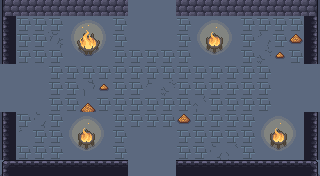

This is a level from a 2D game, rendered from its Tiled map with the project's own tilesets. A one-line summary and the complete map file follow:
An orthogonal 20x11 tile map with 16x16 px tiles, 6 tile layers (ground, dressing, decor, walls, ...), 5 tilesets and 8 objects (5x ENTRY, 2x PROP, CHEST).

<map version="1.10" tiledversion="1.10.2" orientation="orthogonal" renderorder="right-down" width="20" height="11" tilewidth="16" tileheight="16" infinite="0" nextlayerid="8" nextobjectid="9">
 <tileset firstgid="1" name="wall" tilewidth="16" tileheight="16" tilecount="493" columns="17">
  <image source="../../../gfx/tiles/cove/walls_floor.png" width="272" height="464" />
 </tileset>
 <tileset firstgid="494" name="cracks" tilewidth="16" tileheight="16" tilecount="120" columns="8">
  <image source="../../../gfx/tiles/cove/cracks_floor.png" width="128" height="240" />
 </tileset>
 <tileset firstgid="614" name="wallcracks" tilewidth="16" tileheight="16" tilecount="256" columns="8">
  <image source="../../../gfx/tiles/cove/cracks_walls.png" width="128" height="512" />
 </tileset>
 <tileset firstgid="870" name="objects" tilewidth="16" tileheight="16" tilecount="216" columns="24">
  <image source="../../../gfx/tiles/cove/objects.png" width="384" height="144" />
 </tileset>
 <tileset firstgid="1086" name="fire" tilewidth="16" tileheight="16" tilecount="198" columns="11">
  <image source="../../../gfx/tiles/cove/fire.png" width="176" height="288" />
  <tile id="0">
   <animation>
    <frame tileid="0" duration="150" />
    <frame tileid="33" duration="150" />
    <frame tileid="66" duration="150" />
    <frame tileid="99" duration="150" />
    <frame tileid="132" duration="150" />
    <frame tileid="165" duration="150" />
   </animation>
  </tile>
  <tile id="1">
   <animation>
    <frame tileid="1" duration="150" />
    <frame tileid="34" duration="150" />
    <frame tileid="67" duration="150" />
    <frame tileid="100" duration="150" />
    <frame tileid="133" duration="150" />
    <frame tileid="166" duration="150" />
   </animation>
  </tile>
  <tile id="2">
   <animation>
    <frame tileid="2" duration="150" />
    <frame tileid="35" duration="150" />
    <frame tileid="68" duration="150" />
    <frame tileid="101" duration="150" />
    <frame tileid="134" duration="150" />
    <frame tileid="167" duration="150" />
   </animation>
  </tile>
  <tile id="3">
   <animation>
    <frame tileid="3" duration="150" />
    <frame tileid="36" duration="150" />
    <frame tileid="69" duration="150" />
    <frame tileid="102" duration="150" />
    <frame tileid="135" duration="150" />
    <frame tileid="168" duration="150" />
   </animation>
  </tile>
  <tile id="4">
   <animation>
    <frame tileid="4" duration="150" />
    <frame tileid="37" duration="150" />
    <frame tileid="70" duration="150" />
    <frame tileid="103" duration="150" />
    <frame tileid="136" duration="150" />
    <frame tileid="169" duration="150" />
   </animation>
  </tile>
  <tile id="5">
   <animation>
    <frame tileid="5" duration="150" />
    <frame tileid="38" duration="150" />
    <frame tileid="71" duration="150" />
    <frame tileid="104" duration="150" />
    <frame tileid="137" duration="150" />
    <frame tileid="170" duration="150" />
   </animation>
  </tile>
  <tile id="6">
   <animation>
    <frame tileid="6" duration="150" />
    <frame tileid="39" duration="150" />
    <frame tileid="72" duration="150" />
    <frame tileid="105" duration="150" />
    <frame tileid="138" duration="150" />
    <frame tileid="171" duration="150" />
   </animation>
  </tile>
  <tile id="7">
   <animation>
    <frame tileid="7" duration="150" />
    <frame tileid="40" duration="150" />
    <frame tileid="73" duration="150" />
    <frame tileid="106" duration="150" />
    <frame tileid="139" duration="150" />
    <frame tileid="172" duration="150" />
   </animation>
  </tile>
  <tile id="8">
   <animation>
    <frame tileid="8" duration="150" />
    <frame tileid="41" duration="150" />
    <frame tileid="74" duration="150" />
    <frame tileid="107" duration="150" />
    <frame tileid="140" duration="150" />
    <frame tileid="173" duration="150" />
   </animation>
  </tile>
  <tile id="9">
   <animation>
    <frame tileid="9" duration="150" />
    <frame tileid="42" duration="150" />
    <frame tileid="75" duration="150" />
    <frame tileid="108" duration="150" />
    <frame tileid="141" duration="150" />
    <frame tileid="174" duration="150" />
   </animation>
  </tile>
  <tile id="10">
   <animation>
    <frame tileid="10" duration="150" />
    <frame tileid="43" duration="150" />
    <frame tileid="76" duration="150" />
    <frame tileid="109" duration="150" />
    <frame tileid="142" duration="150" />
    <frame tileid="175" duration="150" />
   </animation>
  </tile>
  <tile id="11">
   <animation>
    <frame tileid="11" duration="150" />
    <frame tileid="44" duration="150" />
    <frame tileid="77" duration="150" />
    <frame tileid="110" duration="150" />
    <frame tileid="143" duration="150" />
    <frame tileid="176" duration="150" />
   </animation>
  </tile>
  <tile id="12">
   <animation>
    <frame tileid="12" duration="150" />
    <frame tileid="45" duration="150" />
    <frame tileid="78" duration="150" />
    <frame tileid="111" duration="150" />
    <frame tileid="144" duration="150" />
    <frame tileid="177" duration="150" />
   </animation>
  </tile>
  <tile id="13">
   <animation>
    <frame tileid="13" duration="150" />
    <frame tileid="46" duration="150" />
    <frame tileid="79" duration="150" />
    <frame tileid="112" duration="150" />
    <frame tileid="145" duration="150" />
    <frame tileid="178" duration="150" />
   </animation>
  </tile>
  <tile id="14">
   <animation>
    <frame tileid="14" duration="150" />
    <frame tileid="47" duration="150" />
    <frame tileid="80" duration="150" />
    <frame tileid="113" duration="150" />
    <frame tileid="146" duration="150" />
    <frame tileid="179" duration="150" />
   </animation>
  </tile>
  <tile id="15">
   <animation>
    <frame tileid="15" duration="150" />
    <frame tileid="48" duration="150" />
    <frame tileid="81" duration="150" />
    <frame tileid="114" duration="150" />
    <frame tileid="147" duration="150" />
    <frame tileid="180" duration="150" />
   </animation>
  </tile>
  <tile id="16">
   <animation>
    <frame tileid="16" duration="150" />
    <frame tileid="49" duration="150" />
    <frame tileid="82" duration="150" />
    <frame tileid="115" duration="150" />
    <frame tileid="148" duration="150" />
    <frame tileid="181" duration="150" />
   </animation>
  </tile>
  <tile id="17">
   <animation>
    <frame tileid="17" duration="150" />
    <frame tileid="50" duration="150" />
    <frame tileid="83" duration="150" />
    <frame tileid="116" duration="150" />
    <frame tileid="149" duration="150" />
    <frame tileid="182" duration="150" />
   </animation>
  </tile>
  <tile id="18">
   <animation>
    <frame tileid="18" duration="150" />
    <frame tileid="51" duration="150" />
    <frame tileid="84" duration="150" />
    <frame tileid="117" duration="150" />
    <frame tileid="150" duration="150" />
    <frame tileid="183" duration="150" />
   </animation>
  </tile>
  <tile id="19">
   <animation>
    <frame tileid="19" duration="150" />
    <frame tileid="52" duration="150" />
    <frame tileid="85" duration="150" />
    <frame tileid="118" duration="150" />
    <frame tileid="151" duration="150" />
    <frame tileid="184" duration="150" />
   </animation>
  </tile>
  <tile id="20">
   <animation>
    <frame tileid="20" duration="150" />
    <frame tileid="53" duration="150" />
    <frame tileid="86" duration="150" />
    <frame tileid="119" duration="150" />
    <frame tileid="152" duration="150" />
    <frame tileid="185" duration="150" />
   </animation>
  </tile>
  <tile id="21">
   <animation>
    <frame tileid="21" duration="150" />
    <frame tileid="54" duration="150" />
    <frame tileid="87" duration="150" />
    <frame tileid="120" duration="150" />
    <frame tileid="153" duration="150" />
    <frame tileid="186" duration="150" />
   </animation>
  </tile>
  <tile id="22">
   <animation>
    <frame tileid="22" duration="150" />
    <frame tileid="55" duration="150" />
    <frame tileid="88" duration="150" />
    <frame tileid="121" duration="150" />
    <frame tileid="154" duration="150" />
    <frame tileid="187" duration="150" />
   </animation>
  </tile>
  <tile id="23">
   <animation>
    <frame tileid="23" duration="150" />
    <frame tileid="56" duration="150" />
    <frame tileid="89" duration="150" />
    <frame tileid="122" duration="150" />
    <frame tileid="155" duration="150" />
    <frame tileid="188" duration="150" />
   </animation>
  </tile>
  <tile id="24">
   <animation>
    <frame tileid="24" duration="150" />
    <frame tileid="57" duration="150" />
    <frame tileid="90" duration="150" />
    <frame tileid="123" duration="150" />
    <frame tileid="156" duration="150" />
    <frame tileid="189" duration="150" />
   </animation>
  </tile>
  <tile id="25">
   <animation>
    <frame tileid="25" duration="150" />
    <frame tileid="58" duration="150" />
    <frame tileid="91" duration="150" />
    <frame tileid="124" duration="150" />
    <frame tileid="157" duration="150" />
    <frame tileid="190" duration="150" />
   </animation>
  </tile>
  <tile id="26">
   <animation>
    <frame tileid="26" duration="150" />
    <frame tileid="59" duration="150" />
    <frame tileid="92" duration="150" />
    <frame tileid="125" duration="150" />
    <frame tileid="158" duration="150" />
    <frame tileid="191" duration="150" />
   </animation>
  </tile>
  <tile id="27">
   <animation>
    <frame tileid="27" duration="150" />
    <frame tileid="60" duration="150" />
    <frame tileid="93" duration="150" />
    <frame tileid="126" duration="150" />
    <frame tileid="159" duration="150" />
    <frame tileid="192" duration="150" />
   </animation>
  </tile>
  <tile id="28">
   <animation>
    <frame tileid="28" duration="150" />
    <frame tileid="61" duration="150" />
    <frame tileid="94" duration="150" />
    <frame tileid="127" duration="150" />
    <frame tileid="160" duration="150" />
    <frame tileid="193" duration="150" />
   </animation>
  </tile>
  <tile id="29">
   <animation>
    <frame tileid="29" duration="150" />
    <frame tileid="62" duration="150" />
    <frame tileid="95" duration="150" />
    <frame tileid="128" duration="150" />
    <frame tileid="161" duration="150" />
    <frame tileid="194" duration="150" />
   </animation>
  </tile>
  <tile id="30">
   <animation>
    <frame tileid="30" duration="150" />
    <frame tileid="63" duration="150" />
    <frame tileid="96" duration="150" />
    <frame tileid="129" duration="150" />
    <frame tileid="162" duration="150" />
    <frame tileid="195" duration="150" />
   </animation>
  </tile>
  <tile id="31">
   <animation>
    <frame tileid="31" duration="150" />
    <frame tileid="64" duration="150" />
    <frame tileid="97" duration="150" />
    <frame tileid="130" duration="150" />
    <frame tileid="163" duration="150" />
    <frame tileid="196" duration="150" />
   </animation>
  </tile>
  <tile id="32">
   <animation>
    <frame tileid="32" duration="150" />
    <frame tileid="65" duration="150" />
    <frame tileid="98" duration="150" />
    <frame tileid="131" duration="150" />
    <frame tileid="164" duration="150" />
    <frame tileid="197" duration="150" />
   </animation>
  </tile>
 </tileset>
 <layer id="1" name="ground" width="20" height="11">
  <data encoding="csv">
251,251,251,251,251,251,251,251,251,251,251,251,251,251,251,251,251,251,251,251,
251,251,251,251,251,251,251,251,251,251,251,251,251,251,251,251,251,251,251,251,
251,251,251,251,251,251,251,251,251,251,251,251,251,251,251,251,251,251,251,251,
251,251,251,251,251,251,251,251,251,251,251,251,251,251,251,251,251,251,251,251,
251,251,251,251,251,251,251,251,251,251,251,251,251,251,251,251,251,251,251,251,
251,251,251,251,251,251,251,251,251,251,251,251,251,251,251,251,251,251,251,251,
251,251,251,251,251,251,251,251,251,251,251,251,251,251,251,251,251,251,251,251,
251,251,251,251,251,251,251,251,251,251,251,251,251,251,251,251,251,251,251,251,
251,251,251,251,251,251,251,251,251,251,251,251,251,251,251,251,251,251,251,251,
251,251,251,251,251,251,251,251,251,251,251,251,251,251,251,251,251,251,251,251,
251,251,251,251,251,251,251,251,251,251,251,251,251,251,251,251,251,251,251,251
</data>
 </layer>
 <layer id="2" name="dressing" width="20" height="11">
  <data encoding="csv">
0,0,0,0,0,0,626,0,0,0,0,636,0,0,0,641,0,0,0,0,
0,232,232,232,1091,1092,1093,232,0,0,0,232,1094,1095,1096,232,232,232,232,0,
0,232,232,608,1102,0,1104,232,0,0,0,232,1105,0,1107,232,612,232,1051,0,
0,232,232,232,1113,1114,1115,232,232,232,232,232,1116,1117,1118,232,609,1052,232,0,
0,0,0,232,232,232,232,232,232,232,232,232,232,232,232,232,232,0,0,0,
0,0,0,232,232,607,1052,232,232,599,609,232,232,232,232,232,232,0,0,0,
0,0,0,232,232,909,232,232,232,232,232,232,611,232,232,232,232,0,0,0,
0,232,606,232,1094,1095,1096,232,232,232,232,1051,232,232,232,232,1094,1095,1096,0,
0,605,232,232,1105,0,1107,232,0,0,0,232,232,232,232,232,1105,0,1107,0,
0,232,232,232,1116,1117,1118,232,0,0,0,232,232,606,613,232,1116,1117,1118,0,
0,0,0,0,0,0,0,0,0,0,0,0,0,0,0,0,0,0,0,0
</data>
 </layer>
 <layer id="3" name="decor" width="20" height="11">
  <data encoding="csv">
0,0,0,0,0,0,0,0,0,0,0,0,0,0,0,0,0,0,0,0,
0,0,0,0,0,0,0,0,0,0,0,0,0,0,0,0,0,0,0,0,
0,0,0,0,0,0,0,0,0,0,0,0,0,0,0,0,0,0,0,0,
0,0,0,0,0,0,0,0,0,0,0,0,0,0,0,0,0,0,0,0,
0,0,0,0,0,0,0,0,0,0,0,0,0,0,0,0,0,0,0,0,
0,0,0,0,0,0,0,0,0,0,0,0,0,0,0,0,0,0,0,0,
0,0,0,0,0,0,0,0,0,0,0,0,0,0,0,0,0,0,0,0,
0,0,0,0,0,0,0,0,0,0,0,0,0,0,0,0,0,0,0,0,
0,0,0,0,0,0,0,0,0,0,0,0,0,0,0,0,0,0,0,0,
0,0,0,0,0,0,0,0,0,0,0,0,0,0,0,0,0,0,0,0,
0,0,0,0,0,0,0,0,0,0,0,0,0,0,0,0,0,0,0,0
</data>
 </layer>
 <layer id="4" name="walls" width="20" height="11">
  <data encoding="csv">
70,71,71,71,71,71,71,71,0,0,0,71,71,71,71,71,71,71,71,72,
36,0,0,0,0,0,0,0,0,0,0,0,0,0,0,0,0,0,0,38,
36,0,0,0,0,0,0,0,0,0,0,0,0,0,0,0,0,0,0,38,
36,0,0,0,0,0,0,0,0,0,0,0,0,0,0,0,0,0,0,38,
0,0,0,0,0,0,0,0,0,0,0,0,0,0,0,0,0,0,0,0,
0,0,0,0,0,0,0,0,0,0,0,0,0,0,0,0,0,0,0,0,
0,0,0,0,0,0,0,0,0,0,0,0,0,0,0,0,0,0,0,0,
36,0,0,0,0,0,0,0,0,0,0,0,0,0,0,0,0,0,0,38,
36,0,0,0,0,0,0,0,0,0,0,0,0,0,0,0,0,0,0,38,
36,0,0,0,0,0,0,0,0,0,0,0,0,0,0,0,0,0,0,38,
19,20,20,20,20,20,20,20,0,0,0,20,20,20,20,20,20,20,20,21
</data>
 </layer>
 <layer id="5" name="props" width="20" height="11">
  <data encoding="csv">
0,0,0,0,0,0,0,0,0,0,0,0,0,0,0,0,0,0,0,0,
0,0,0,0,0,0,0,0,0,0,0,0,0,0,0,0,0,0,0,0,
0,0,0,0,0,1103,0,0,0,0,0,0,0,1106,0,0,0,0,0,0,
0,0,0,0,0,0,0,0,0,0,0,0,0,0,0,0,0,0,0,0,
0,0,0,0,0,0,0,0,0,0,0,0,0,0,0,0,0,0,0,0,
0,0,0,0,0,0,0,0,0,0,0,0,0,0,0,0,0,0,0,0,
0,0,0,0,0,0,0,0,0,0,0,0,0,0,0,0,0,0,0,0,
0,0,0,0,0,0,0,0,0,0,0,0,0,0,0,0,0,0,0,0,
0,0,0,0,0,1106,0,0,0,0,0,0,0,0,0,0,0,1106,0,0,
0,0,0,0,0,0,0,0,0,0,0,0,0,0,0,0,0,0,0,0,
0,0,0,0,0,0,0,0,0,0,0,0,0,0,0,0,0,0,0,0
</data>
 </layer>
 <layer id="6" name="overhead" width="20" height="11">
  <data encoding="csv">
0,0,0,0,0,0,0,0,0,0,0,0,0,0,0,0,0,0,0,0,
0,0,0,0,0,0,0,0,0,0,0,0,0,0,0,0,0,0,0,0,
0,0,0,0,0,0,0,0,0,0,0,0,0,0,0,0,0,0,0,0,
0,0,0,0,0,0,0,0,0,0,0,0,0,0,0,0,0,0,0,0,
0,0,0,0,0,0,0,0,0,0,0,0,0,0,0,0,0,0,0,0,
0,0,0,0,0,0,0,0,0,0,0,0,0,0,0,0,0,0,0,0,
0,0,0,0,0,0,0,0,0,0,0,0,0,0,0,0,0,0,0,0,
0,0,0,0,0,0,0,0,0,0,0,0,0,0,0,0,0,0,0,0,
0,0,0,0,0,0,0,0,0,0,0,0,0,0,0,0,0,0,0,0,
0,0,0,0,0,0,0,0,0,0,0,0,0,0,0,0,0,0,0,0,
0,0,0,0,0,0,0,0,0,0,0,0,0,0,0,0,0,0,0,0
</data>
 </layer>
 <objectgroup id="7" name="spawns">
  <object id="1" name="UP" type="ENTRY" x="152" y="24" />
  <object id="2" name="DOWN" type="ENTRY" x="152" y="152" />
  <object id="3" name="LEFT" type="ENTRY" x="24" y="88" />
  <object id="4" name="RIGHT" type="ENTRY" x="296" y="88" />
  <object id="5" name="" type="ENTRY" x="168" y="88" />
  <object id="6" name="secret" type="CHEST" x="152" y="88" />
  <object id="7" name="torch" type="PROP" x="56" y="168" />
  <object id="8" name="torch" type="PROP" x="264" y="168" />
 </objectgroup>
</map>
